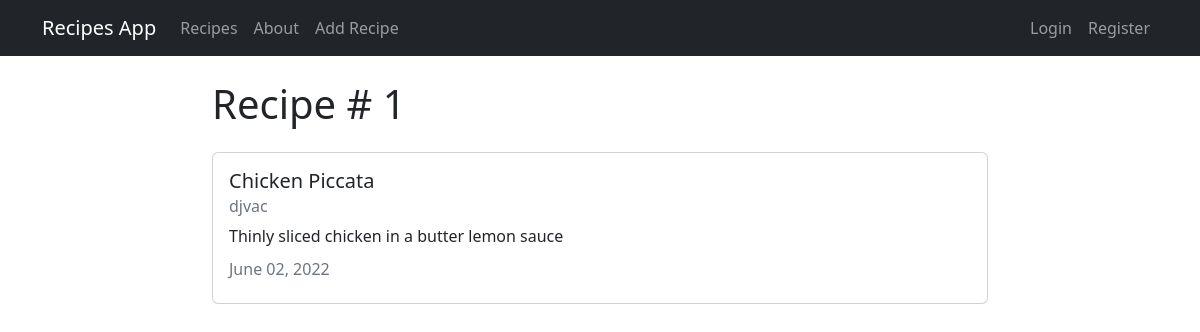
The app's page /recipe/1, older data.
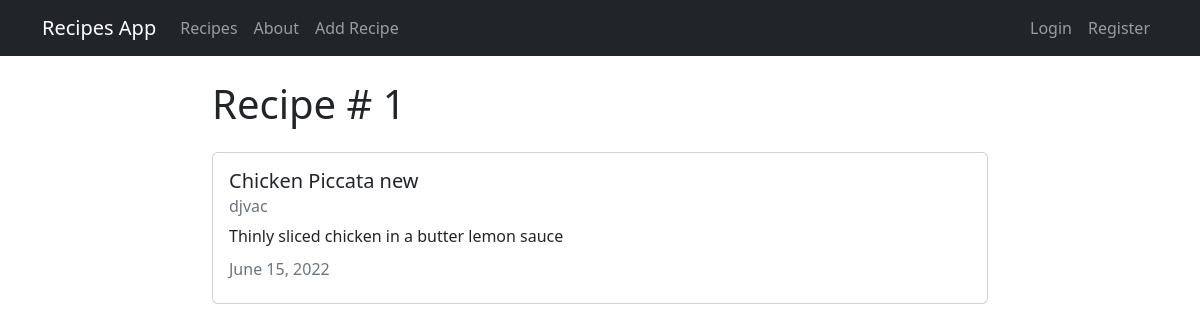
The same page, newer data.
### recipes/models.py (models this page shows, shortened)
class Recipe(models.Model):
  title = models.CharField(max_length=100)
  description = models.TextField()
  author = models.ForeignKey(User, on_delete=models.CASCADE)
  created_at = models.DateTimeField(auto_now_add=True)
  updated_at = models.DateTimeField(auto_now=True)

### recipes/views.py (the view)
# urls.py: path('recipe/<int:pk>', views.RecipeDetailView.as_view(), name="recipes-detail"),
class RecipeDetailView(DetailView):
  model = models.Recipe

### recipes/templates/recipes/recipe_detail.html (shortened to what this page needs)
{% extends "recipes/base.html" %}
{% block content %}
<h1>Recipe # {{object.id}}</h1>
<div class="card my-4">
  <div class="card-body">
    <h5 class="card-title">{{ object.title }}</h5>
    <h6 class="card-subtitle mb-2 text-muted">{{ object.author }}</h6>
    <p class="card-text">{{ object.description }}</p>
    <h6 class="card-subtitle mb-2 text-muted">
      {{ object.updated_at|date:"F d, Y" }}
    </h6>
  </div>
</div>
{% endblock content %}

Row changes from the older to the newer data that the page shows:
changed Recipe "Thinly sliced chicken in a butter lemon sauce": title "Chicken Piccata" → "Chicken Piccata new"; updated_at "June 02, 2022" → "June 15, 2022"
